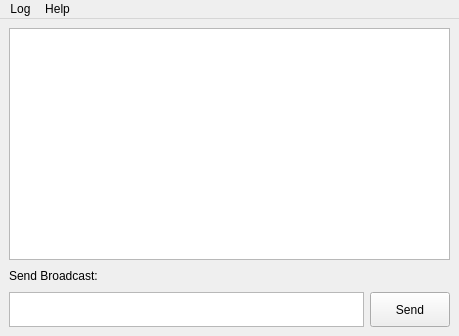
<?xml version="1.0" encoding="UTF-8"?>
<ui version="4.0">
 <class>MainWindow</class>
 <widget class="QMainWindow" name="MainWindow">
  <property name="geometry">
   <rect>
    <x>0</x>
    <y>0</y>
    <width>459</width>
    <height>336</height>
   </rect>
  </property>
  <property name="sizePolicy">
   <sizepolicy hsizetype="Preferred" vsizetype="Preferred">
    <horstretch>0</horstretch>
    <verstretch>0</verstretch>
   </sizepolicy>
  </property>
  <property name="windowTitle">
   <string>Python Client</string>
  </property>
  <widget class="QWidget" name="centralwidget">
   <property name="enabled">
    <bool>true</bool>
   </property>
   <layout class="QVBoxLayout" name="verticalLayout" stretch="1,0">
    <item>
     <widget class="QTextEdit" name="MainField">
      <property name="readOnly">
       <bool>true</bool>
      </property>
     </widget>
    </item>
    <item>
     <layout class="QGridLayout" name="gridLayout">
      <property name="sizeConstraint">
       <enum>QLayout::SetDefaultConstraint</enum>
      </property>
      <property name="spacing">
       <number>6</number>
      </property>
      <item row="0" column="0">
       <widget class="QLabel" name="CommandLabel">
        <property name="sizePolicy">
         <sizepolicy hsizetype="Fixed" vsizetype="Fixed">
          <horstretch>0</horstretch>
          <verstretch>0</verstretch>
         </sizepolicy>
        </property>
        <property name="minimumSize">
         <size>
          <width>100</width>
          <height>20</height>
         </size>
        </property>
        <property name="maximumSize">
         <size>
          <width>300</width>
          <height>20</height>
         </size>
        </property>
        <property name="text">
         <string>Send Broadcast:</string>
        </property>
        <property name="buddy">
         <cstring>CommandField</cstring>
        </property>
       </widget>
      </item>
      <item row="1" column="0">
       <widget class="QTextEdit" name="CommandField">
        <property name="sizePolicy">
         <sizepolicy hsizetype="Expanding" vsizetype="Expanding">
          <horstretch>5</horstretch>
          <verstretch>5</verstretch>
         </sizepolicy>
        </property>
        <property name="minimumSize">
         <size>
          <width>150</width>
          <height>35</height>
         </size>
        </property>
        <property name="maximumSize">
         <size>
          <width>1920</width>
          <height>35</height>
         </size>
        </property>
        <property name="sizeAdjustPolicy">
         <enum>QAbstractScrollArea::AdjustToContents</enum>
        </property>
       </widget>
      </item>
      <item row="1" column="1">
       <widget class="QPushButton" name="CommandEnterBtn">
        <property name="minimumSize">
         <size>
          <width>70</width>
          <height>35</height>
         </size>
        </property>
        <property name="maximumSize">
         <size>
          <width>90</width>
          <height>35</height>
         </size>
        </property>
        <property name="text">
         <string>Send</string>
        </property>
       </widget>
      </item>
     </layout>
    </item>
   </layout>
  </widget>
  <widget class="QMenuBar" name="menubar">
   <property name="geometry">
    <rect>
     <x>0</x>
     <y>0</y>
     <width>459</width>
     <height>30</height>
    </rect>
   </property>
   <widget class="QMenu" name="menuLog">
    <property name="title">
     <string>Log</string>
    </property>
    <addaction name="actionQuery_Log"/>
    <addaction name="actionActive_Users"/>
   </widget>
   <widget class="QMenu" name="menuExtra">
    <property name="title">
     <string>Help</string>
    </property>
    <addaction name="actionAbout"/>
   </widget>
   <addaction name="menuLog"/>
   <addaction name="menuExtra"/>
  </widget>
  <action name="actiontest">
   <property name="text">
    <string>test</string>
   </property>
  </action>
  <action name="actionQuery_Log">
   <property name="text">
    <string>Query Log</string>
   </property>
  </action>
  <action name="actionServer_Log">
   <property name="text">
    <string>Server Log</string>
   </property>
  </action>
  <action name="actionActive_Users">
   <property name="text">
    <string>Active Users</string>
   </property>
  </action>
  <action name="actionAbout">
   <property name="text">
    <string>About</string>
   </property>
  </action>
 </widget>
 <resources/>
 <connections/>
</ui>
